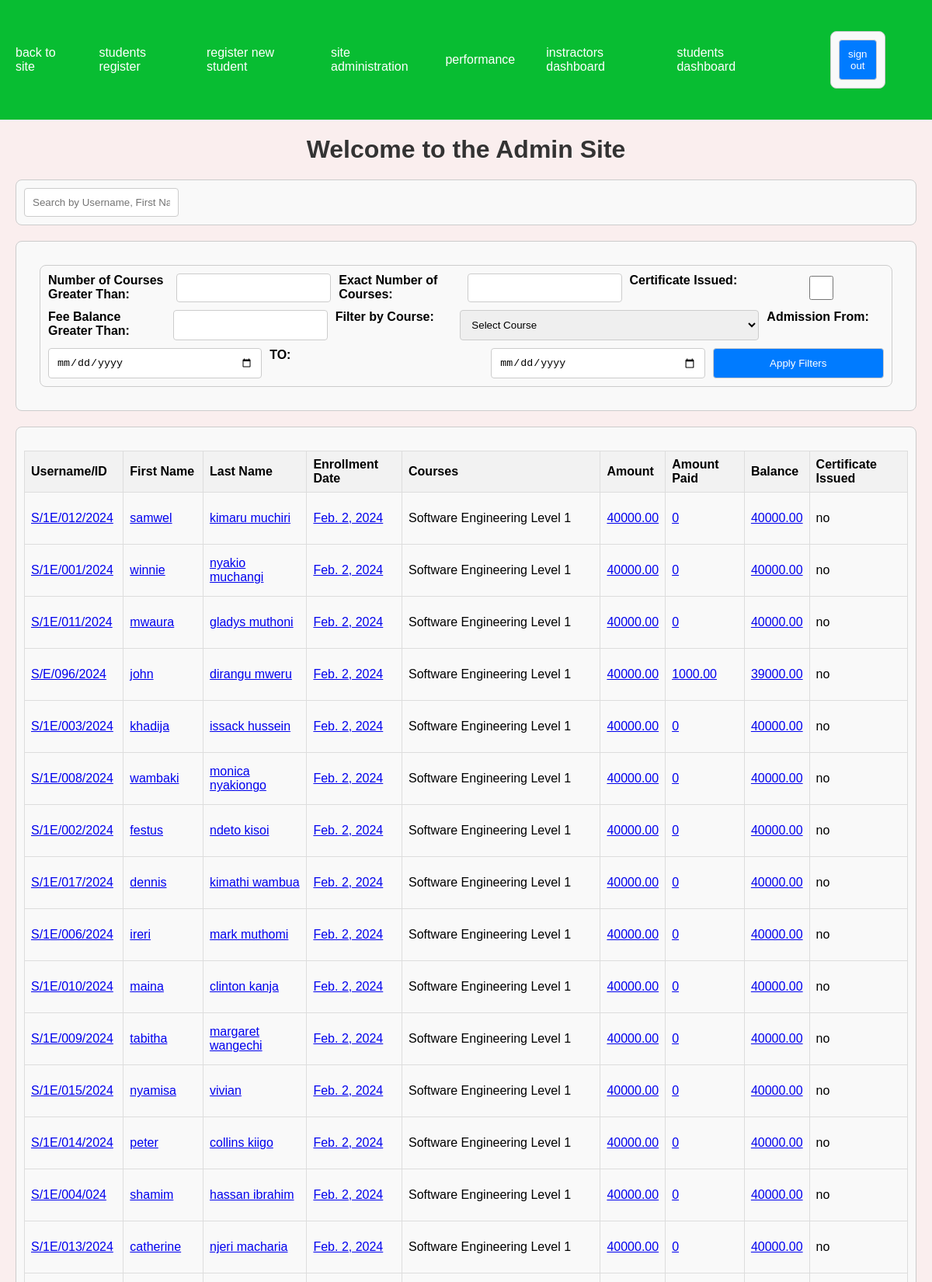
/students_register/ (signed in, upper part), run on the app's committed database.
### account/models.py (models this page shows)
class CustomUser(AbstractUser):
    username = models.CharField(
        max_length=150,
        unique=True,
        validators=[
            RegexValidator(
                r"^[\w.@+-/]+$",
                _(
                    "Enter a valid username. This value may contain only letters, numbers, and @/./+/-/_ characters."
                ),
                "invalid",
            )
        ],
        error_messages={
            "unique": _("A user with that username already exists."),
        },
    )

### courses/models.py (models this page shows, shortened)
class Enrollment(models.Model):
    student = models.OneToOneField(
        settings.AUTH_USER_MODEL, related_name="enrollments", on_delete=models.CASCADE
    )
    course = models.ManyToManyField(Course, related_name="enrollments", blank=True)
    enrollment_date = models.DateField()
    finishing_date = models.DateField(blank=True, null=True)
    certificate_issued = models.BooleanField(default=False)
    overall_performance = models.DecimalField(
        max_digits=5, decimal_places=2, blank=True, null=True
    )

class Course(models.Model):
    owner = models.ForeignKey(
        settings.AUTH_USER_MODEL,
        related_name="courses_created",
        on_delete=models.CASCADE,
    )
    subject = models.ForeignKey(
        Subject, related_name="courses", on_delete=models.CASCADE
    )
    title = models.CharField(max_length=200)
    slug = models.SlugField(max_length=200, unique=True)
    overview = models.TextField()
    created = models.DateTimeField(auto_now_add=True)
    image = models.ImageField(upload_to="images/course/photos", blank=True, null=True)
    cert_benefit = models.TextField(blank=True, null=True)
    international_certification = models.BooleanField(default=False)
    period_in_weeks = models.IntegerField(blank=True, null=True)
    fee = models.DecimalField(max_digits=9, decimal_places=2, blank=True, null=True)
    class Meta:
        ordering = ["-created"]

### courses/views.py (the view)
# urls.py: path("students_register/", views.admin_dashboard, name="admin_dashboard"),
@user_passes_test(lambda u: u.is_superuser)
def admin_dashboard(request):
    students_group = Group.objects.get(name="students")
    students = CustomUser.objects.filter(groups=students_group)
    students = students.prefetch_related("enrollments__course", "enrollments__payments")
    search_query = request.GET.get(
        "search_query", ""
    ).strip()  # Capture the search input
    if search_query:
        students = students.filter(
            Q(username__icontains=search_query)
            | Q(first_name__icontains=search_query)
            | Q(last_name__icontains=search_query)
        )
    num_courses_filter = request.POST.get("num_courses_filter")
    exact_num_courses_filter = request.POST.get("exact_num_courses_filter")
    certificate_issued_filter = request.POST.get("certificate_issued_filter")
    course_filter = request.POST.get("course_filter")
    start_date_filter = request.POST.get("start_date_filter")
    end_date_filter = request.POST.get("end_date_filter")
    fee_balance_filter = request.POST.get("fee_balance_filter")
    if num_courses_filter:
        students = students.annotate(
            num_courses=Count("enrollments__course", distinct=True)
        ).filter(num_courses__gt=num_courses_filter)
    if exact_num_courses_filter:
        students = students.annotate(
            num_courses=Count("enrollments__course", distinct=True)
        ).filter(num_courses=exact_num_courses_filter)
    if certificate_issued_filter:
        students = students.filter(enrollments__certificate_issued=True)
    if course_filter:
        students = students.filter(enrollments__course__title__icontains=course_filter)
    if start_date_filter and end_date_filter:
        start_date = datetime.strptime(start_date_filter, "%Y-%m-%d").date()
        end_date = datetime.strptime(end_date_filter, "%Y-%m-%d").date()
        students = students.filter(
            enrollments__enrollment_date__range=(start_date, end_date)
        )
    student_data = []
    for student in students:
        total_amount = 0
        total_paid = 0
        fee_balance = 0
        if hasattr(student, "enrollments"):
            enrollment = student.enrollments
            courses = enrollment.course.all()
            payments = enrollment.payments.all()
            total_amount = sum(course.fee or 0 for course in courses)
            total_paid = sum(payment.amount for payment in payments)
            fee_balance = total_amount - total_paid
        if fee_balance_filter:
            fee_balance_filter = Decimal(
                fee_balance_filter
            )  # Convert to Decimal if necessary
            if fee_balance < fee_balance_filter:
                continue  # Skip this student if fee balance is less than the filter
        student_data.append(
            {
                "student": student,
                "total_amount": total_amount,
                "total_paid": total_paid,
                "fee_balance": fee_balance,
            }
        )
    courses = Course.objects.values_list("title", flat=True).distinct()
    context = {
        "student_data": student_data,
        "courses": courses,  # Provide course titles for the dropdown
        "search_query": search_query,  # Pass the search query to the template
    }
    return render(request, "admin/student_register.html", context)

### courses/templates/admin/student_register.html (shortened to what this page needs)
{% extends "admin.html" %}
{% load static %}
{% block content %}
<h1>Welcome to the Admin Site</h1>
<div class="search-container">
    <form method="GET" action="{% url 'admin_dashboard' %}">
        <input
            type="text"
            id="search-input"
            name="search_query"
            class="search-input"
            placeholder="Search by Username, First Name, or Last Name"
            value="{{ search_query }}"
            oninput="this.form.submit()"
        />
    </form>
</div>
<div class="filter-form">
    <form method="post" action="{% url 'admin_dashboard' %}">
        <label for="num_courses_filter">Number of Courses Greater Than:</label>
        <input type="number" id="num_courses_filter" name="num_courses_filter" value="{{ request.POST.num_courses_filter }}">
        <label for="exact_num_courses_filter">Exact Number of Courses:</label>
        <input type="number" id="exact_num_courses_filter" name="exact_num_courses_filter" value="{{ request.POST.exact_num_courses_filter }}">
        <label for="certificate_issued_filter">Certificate Issued:</label>
        <input type="checkbox" id="certificate_issued_filter" name="certificate_issued_filter" value="true" {% if request.POST.certificate_issued_filter %}checked{% endif %}>
        <label for="fee_balance_filter">Fee Balance Greater Than:</label>
        <input type="number" id="fee_balance_filter" name="fee_balance_filter" value="{{ request.POST.fee_balance_filter }}">
        <label for="course_filter">Filter by Course:</label>
        <select id="course_filter" name="course_filter">
            <option value="">Select Course</option>
        </select>
        <label for="start_date_filter">Admission From:</label>
        <input type="date" id="start_date_filter" name="start_date_filter" value="{{ request.POST.start_date_filter }}">
        <label for="end_date_filter">TO:</label>
        <input type="date" id="end_date_filter" name="end_date_filter" value="{{ request.POST.end_date_filter }}">
        <button type="submit">Apply Filters</button>
    </form>
</div>
<div class="register_table">
    <table>
        <thead>
            <tr>
                <th>Username/ID</th>
                <th>First Name</th>
                <th>Last Name</th>
                <th>Enrollment Date</th>
                <th>Courses</th>
                <th>Amount</th>
                <th>Amount Paid</th>
                <th>Balance</th>
                <th>Certificate Issued</th>
            </tr>
        </thead>
        <tbody>
          {% for data in student_data %}
          <tr>
              <td><a href="{% url 'student_info' data.student.id %}">{{ data.student.username|upper }}</a></td>
              <td><a href="{% url 'student_info' data.student.id %}">{{ data.student.first_name|lower }}</a></td>
              <td><a href="{% url 'student_info' data.student.id %}">{{ data.student.last_name|lower }}</a></td>
              <td><a href="{% url 'student_info' data.student.id %}">{{ data.student.enrollments.enrollment_date }}</a></td>
              <td>
                  <ul>
                      {% for course in data.student.enrollments.course.all %}
                          <li>{{ course.title }}</li>
                      {% endfor %}
                  </ul>
              </td>
              <td><a href="{% url 'student_info' data.student.id %}">{{ data.total_amount }}</a></td>
              <td><a href="{% url 'student_info' data.student.id %}">{{ data.total_paid }}</a></td>
              <td><a href="{% url 'student_info' data.student.id %}">{{ data.fee_balance }}</a></td>
              <td>
                {% if data.student.enrollments.certificate_issued %}yes{% else %}no{% endif %}
              </td>
          </tr>
          {% endfor %}
      </tbody>
    </table>
</div>
{% endblock content %}

### staticfiles/courses/css/styles.css (style rules this page uses)
* { box-sizing: border-box; }
body { font-family: Arial, sans-serif; margin: 0; padding: 0; background-color: rgba(241, 200, 200, 0.295); }
h1 { color: #333; text-align: center; margin: 20px 0; }
ul { list-style-type: none; padding: 0; }
.student-details, .payment-details, .filter-form, .register_table, form { margin: 20px; padding: 10px; border: 1px solid #ccc; border-radius: 8px; background-color: #f9f9f9; }
.filter-form, .register_table { overflow-x: scroll; }
.filter-form form { display: flex; flex-wrap: wrap; gap: 10px; }
.filter-form label { flex: 1 1 150px; font-weight: bold; }
.filter-form input, .filter-form select, .filter-form button, form input, form select, form button { flex: 1 1 150px; padding: 10px; border: 1px solid #ccc; border-radius: 4px; }
.filter-form button, form button { flex: 1 1 auto; background-color: #007bff; color: white; cursor: pointer; }
.register_table table, .payment-details table { width: 100%; border-collapse: collapse; margin-top: 20px; }
.register_table th, .register_table td, .payment-details th, .payment-details td { border: 1px solid #ddd; padding: 8px; text-align: left; }
.register_table th, .payment-details th { background-color: #f2f2f2; }

### data on the page
CustomUser: student.username "S/1E/012/2024", student.first_name "samwel", student.last_name "kimaru muchiri", student.enrollments.enrollment_date "Feb. 2, 2024", total_amount "40000.00", total_paid "0", fee_balance "40000.00", shows "no"
Course: title "Software Engineering Level 1"
CustomUser: student.username "S/1E/001/2024", student.first_name "winnie", student.last_name "nyakio muchangi", student.enrollments.enrollment_date "Feb. 2, 2024", total_amount "40000.00", total_paid "0", fee_balance "40000.00", shows "no"
CustomUser: student.username "S/1E/011/2024", student.first_name "mwaura", student.last_name "gladys muthoni", student.enrollments.enrollment_date "Feb. 2, 2024", total_amount "40000.00", total_paid "0", fee_balance "40000.00", shows "no"
CustomUser: student.username "S/E/096/2024", student.first_name "john", student.last_name "dirangu mweru", student.enrollments.enrollment_date "Feb. 2, 2024", total_amount "40000.00", total_paid "1000.00", fee_balance "39000.00", shows "no"
CustomUser: student.username "S/1E/003/2024", student.first_name "khadija", student.last_name "issack hussein", student.enrollments.enrollment_date "Feb. 2, 2024", total_amount "40000.00", total_paid "0", fee_balance "40000.00", shows "no"
CustomUser: student.username "S/1E/008/2024", student.first_name "wambaki", student.last_name "monica nyakiongo", student.enrollments.enrollment_date "Feb. 2, 2024", total_amount "40000.00", total_paid "0", fee_balance "40000.00", shows "no"
CustomUser: student.username "S/1E/002/2024", student.first_name "festus", student.last_name "ndeto kisoi", student.enrollments.enrollment_date "Feb. 2, 2024", total_amount "40000.00", total_paid "0", fee_balance "40000.00", shows "no"
CustomUser: student.username "S/1E/017/2024", student.first_name "dennis", student.last_name "kimathi wambua", student.enrollments.enrollment_date "Feb. 2, 2024", total_amount "40000.00", total_paid "0", fee_balance "40000.00", shows "no"
CustomUser: student.username "S/1E/006/2024", student.first_name "ireri", student.last_name "mark muthomi", student.enrollments.enrollment_date "Feb. 2, 2024", total_amount "40000.00", total_paid "0", fee_balance "40000.00", shows "no"
CustomUser: student.username "S/1E/010/2024", student.first_name "maina", student.last_name "clinton kanja", student.enrollments.enrollment_date "Feb. 2, 2024", total_amount "40000.00", total_paid "0", fee_balance "40000.00", shows "no"
CustomUser: student.username "S/1E/009/2024", student.first_name "tabitha", student.last_name "margaret wangechi", student.enrollments.enrollment_date "Feb. 2, 2024", total_amount "40000.00", total_paid "0", fee_balance "40000.00", shows "no"
CustomUser: student.username "S/1E/015/2024", student.first_name "nyamisa", student.last_name "vivian", student.enrollments.enrollment_date "Feb. 2, 2024", total_amount "40000.00", total_paid "0", fee_balance "40000.00", shows "no"
CustomUser: student.username "S/1E/014/2024", student.first_name "peter", student.last_name "collins kiigo", student.enrollments.enrollment_date "Feb. 2, 2024", total_amount "40000.00", total_paid "0", fee_balance "40000.00", shows "no"
CustomUser: student.username "S/1E/004/024", student.first_name "shamim", student.last_name "hassan ibrahim", student.enrollments.enrollment_date "Feb. 2, 2024", total_amount "40000.00", total_paid "0", fee_balance "40000.00", shows "no"
CustomUser: student.username "S/1E/013/2024", student.first_name "catherine", student.last_name "njeri macharia", student.enrollments.enrollment_date "Feb. 2, 2024", total_amount "40000.00", total_paid "0", fee_balance "40000.00", shows "no"
